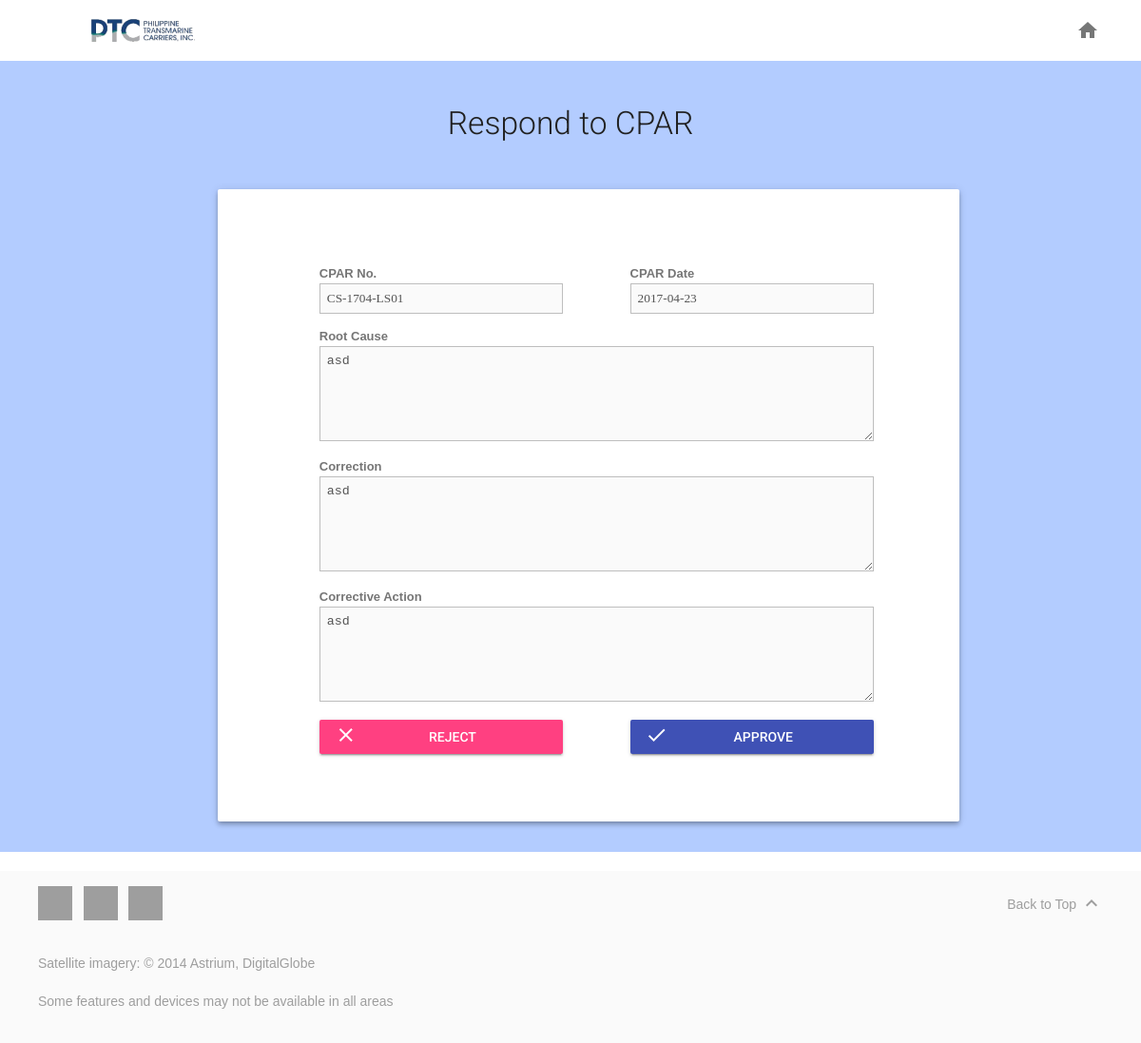
The app's page /superior-validate-answered-cpar-view.php?issue_concern_to_validate=14 (signed in) with its own data.
### tables this page shows
CREATE TABLE `iss_cncrn` (
  `ISS_CNCRN_ID` int(11) unsigned NOT NULL AUTO_INCREMENT,
  `ISS_CPR_NMBR` varchar(255) DEFAULT NULL,
  `ISS_RT_CSE` longtext,
  `ISS_CRRCTN` longtext,
  `ISS_CRRCTN_ACTN` longtext,
  `ISS_CPR_DT` date DEFAULT NULL,
  `ISS_CNCRN_CMPLTN_DT` date DEFAULT NULL,
  `ISS_CNCRN_APPRVL_STS` varchar(50) DEFAULT NULL,
  `ISS_CNCRN_VLDT_STS` varchar(50) DEFAULT NULL,
  `ISS_CNCRN_RSN_FR_DNL` longtext,
  `ISS_CNCRN_ISS_ID` int(11) unsigned DEFAULT NULL,
  PRIMARY KEY (`ISS_CNCRN_ID`),
  KEY `ISS_CNCRN_ISS_ID` (`ISS_CNCRN_ISS_ID`)
);

### include/superior_get_issue_concern_data.php (called while the page is built, shortened)
<?php
require_once('connect/connect.php');
if(isset($_GET['issue_concern_to_validate'])) {
	$iss_concern_id = $_GET['issue_concern_to_validate'];
	if($sql = mysqli_query($con, 'SELECT * FROM ISS_CNCRN WHERE ISS_CNCRN_ID = ' . $iss_concern_id . ' LIMIT 1')) {
		while ($row = mysqli_fetch_array($sql, MYSQLI_ASSOC)) {
			$iss_cncrn_array[] = $row;
		}
	}
}
?>

### superior-validate-answered-cpar-view.php (the view, shortened to what this page needs)
<!doctype html>
<html lang="en">
  <?php include_once('header.php');
		require_once('include/check_session.php');
		require_once('include/superior_get_issue_concern_data.php');
	?>
  <body>
    <div class="mdl-layout mdl-js-layout mdl-layout--fixed-header">
      <?php include_once('employee/employee-manage-account-topbar.php'); ?>
         <main class="android-content mdl-layout__content">
           <div class="page-content" style="background-color: #b3ccff">
          <br>
           <div class="mdl-tabs__panel is-active" id="demo">
              <h1>Respond to CPAR</h1>
       <div class="mdl-grid">
            <div class="mdl-cell mdl-cell--2-col"></div>
            <div class="mdl-cell mdl-cell--10-col">
               <div class="mdl-grid portfolio-max-width portfolio-contact">
                <div class="mdl-cell mdl-cell--10-col mdl-card mdl-shadow--4dp">
                    <div class="mdl-card__supporting-text">
                            <form action="superior-validate-answered-cpar-view.php" class="" enctype="multipart/form-data" method="POST">
                                <ul class="form-style-1">
                                 <div class="mdl-grid">
                                    <div class="mdl-cell mdl-cell--1-col"></div>
                                     <div class="mdl-cell mdl-cell--5-col">
                                         <label>CPAR No.</label><input type="text" value="<?php echo $iss_cncrn_array[0]['ISS_CPR_NMBR'];?>" name="cpar_no" id="cpar_no" class="field-divided" placeholder="CPAR No." disabled style="width: 100%; font-family: Lucida Sans Unicode" />
                                     </div>
                                     <div class="mdl-cell mdl-cell--1-col"></div>
                                     <div class="mdl-cell mdl-cell--5-col">
                                         <label>CPAR Date</label><input type="text" value="<?php echo $iss_cncrn_array[0]['ISS_CPR_DT'];?>" name="cpar_date" id="cpar_date" class="field-divided" placeholder="CPAR Date" disabled style="width: 100%; font-family: Lucida Sans Unicode" />
                                     </div>
                                     <br>
                                     <div class="mdl-cell mdl-cell--1-col"></div>
                                     <div class="mdl-cell mdl-cell--11-col">
                                          <label>Root Cause</label>
                                        <textarea name="root_cause" id="field5" class="field-long field-textarea" disabled><?php echo  $iss_cncrn_array[0]['ISS_RT_CSE'];?></textarea>
                                     </div>
                                     <div class="mdl-cell mdl-cell--1-col"></div>
                                     <div class="mdl-cell mdl-cell--11-col">
                                         <label>Correction</label>
                                        <textarea name="correction" id="field5" class="field-long field-textarea" disabled><?php echo $iss_cncrn_array[0]['ISS_CRRCTN'];?></textarea>
                                     </div>
                                     <div class="mdl-cell mdl-cell--1-col"></div>
                                     <div class="mdl-cell mdl-cell--11-col">
                                         <label>Corrective Action</label>
                                        <textarea name="correction_action" id="field5" class="field-long field-textarea" disabled><?php echo $iss_cncrn_array[0]['ISS_CRRCTN_ACTN'];?></textarea>
                                     </div>
                                   <div class="mdl-cell mdl-cell--1-col"></div>
                                     <div class="mdl-cell mdl-cell--5-col">
										<p>
                                                <button class="mdl-button mdl-js-button mdl-button--raised mdl-js-ripple-effect mdl-button--accent" style="width: 100%" name="reject" type="submit">
                                                    <i class="material-icons" style="float: left; margin-top: 4px">clear</i>
                                            Reject
                                                </button>
                                        </p>
									 </div>
									 <div class="mdl-cell mdl-cell--1-col"></div>
                                     <div class="mdl-cell mdl-cell--5-col">
                                        <p>
                                                <button class="mdl-button mdl-js-button mdl-button--raised mdl-js-ripple-effect mdl-button--colored" style="width: 100%" name="approve" type="submit">
                                                    <i class="material-icons" style="float: left; margin-top: 4px">done</i>
                                            Approve
                                                </button>
                                        </p>
                                    </div>
                                     <br>
                                     <br>
                                     <br>
                                </div>
                                </ul>
                            </form>
                    </div>
                </div>
                </div>
            </div>
           </div>
            </div>
          </div>
       <?php include_once('superior/superior-footer.php'); ?>
      </main>
    </div>
  </body>
</html>

### assets/css/header.css (style rules this page uses)
body { margin: 0; }

### assets/css/table.css (style rules this page uses)
*, *:after, *:before { -webkit-box-sizing: border-box; -moz-box-sizing: border-box; box-sizing: border-box; }
#demo { margin: 20px auto; }
#demo h1 { font-size: 2.4rem; line-height: 3.2rem; letter-spacing: 0; font-weight: 300; color: #212121; text-transform: inherit; margin-bottom: 1rem; text-align: center; }

### assets/css/textbox.css (style rules this page uses)
.form-style-1 { padding: 20px 12px 10px 20px; font: 13px "Lucida Sans Unicode", "Lucida Grande", sans-serif; }
.form-style-1 label { margin:0 0 3px 0; padding:0px; display:block; font-weight: bold; }
.form-style-1 input[type=text], .form-style-1 input[type=date], .form-style-1 input[type=datetime], .form-style-1 input[type=number], .form-style-1 input[type=search], .form-style-1 input[type=time], .form-style-1 input[type=url], .form-style-1 input[type=email], textarea, select { box-sizing: border-box; -webkit-box-sizing: border-box; -moz-box-sizing: border-box; border:1px solid #BEBEBE; padding: 7px; margin:0px; -webkit-transition: all 0.30s ease-in-out; -moz-transition: all 0.30s ease-in-out; -ms-transition: all 0.30s ease-in-out; -o-transition: all 0.30s ease-in-out; outline: none; }
.form-style-1 .field-divided { width: 49%; }
.form-style-1 .field-long { width: 100%; }
.form-style-1 .field-textarea { height: 100px; }

### records on screen
iss_cncrn: cpar_no "CS-1704-LS01", cpar_date "2017-04-23", root_cause "asd", correction "asd", correction_action "asd"
